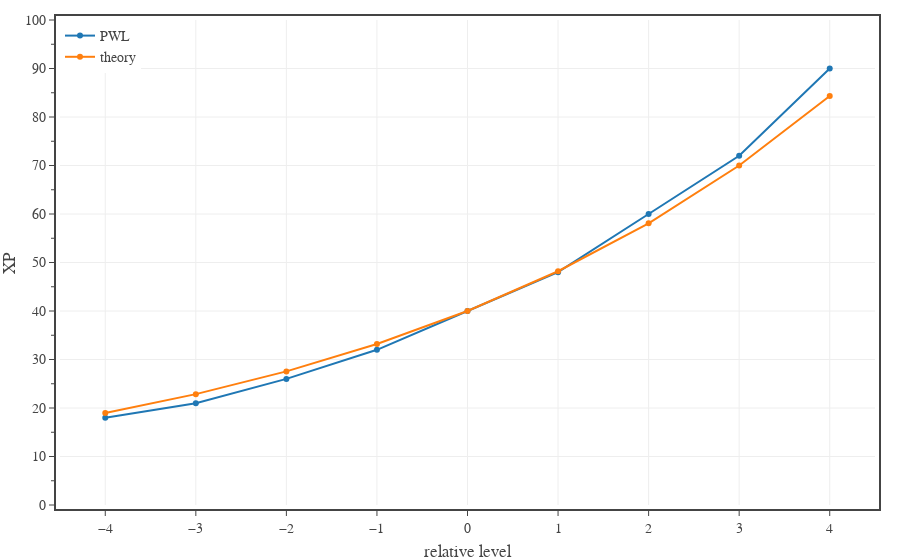

Source (notebook cell):
### Code cell
# plots Pathfinder PWL XP along with theoretical value

x  = np.array([-4,-3,-2,-1, 0, 1, 2, 3, 4])
y  = np.array([18,21,26,32,40,48,60,72,90])
#yf = np.array([10,15,20,30,40,60,80,120,160])*np.power(13/12, -2*x)
yf = 40*np.power(2, 0.5*x)*np.power(13/12, -2*x)

fig = go.Figure(
    layout=go.Layout(
        template=TFB_TEMPLATE,
        margin=dict(l=60, r=25, b=55, t=20, pad=4),
        xaxis=dict(
            title_text='relative level',
            range=[-4.5,4.5],
            tick0=0, dtick=1,
        ),
        yaxis=dict(
            title_text='XP',
            range=[0, 100],
            tick0=0, dtick=10,
            minor=dict(tick0=0, dtick=5),
        ),
        legend=dict(
            xanchor='left', yanchor='top',
            x=0.00, y=1.00,
            orientation='v',
            tracegroupgap=0,
        )
    )
)

fig.add_trace(go.Scatter(
    x=x, 
    y=y,
    mode='markers+lines', 
    name='PWL',
    hovertemplate=
        'level %{x}<br>'+
        'PWL %{y:.0f} XP' + 
        '<extra></extra>'
))

fig.add_trace(go.Scatter(
    x=x,
    y=yf,
    mode='markers+lines',
    name='theory',
    hovertemplate=
        'level %{x}<br>'+
        'theory %{y:.0f} XP' + 
        '<extra></extra>'
))

fig.show(config=TFB_CONFIG)

# save large format figure
if SAVEFIGS:
    file_name = f'./fig-pf-xp-theory-large.html'
    fig_html = fig.to_html(
        include_plotlyjs=False, 
        full_html=False, 
        config=TFB_CONFIG
    )
    fig_soup = BeautifulSoup(fig_html, 'html.parser')
    fig_soup.div['class'] = 'plotly-div-large'
    with open(file_name, 'wb') as fout:
        fout.write(fig_soup.prettify('utf-8'))

# save small format figure
if SAVEFIGS:
    #fig.update_traces(marker=dict(size=4))
    fig.update_layout(font=dict(size=10))
    file_name = f'./fig-pf-xp-theory-small.html'
    fig_html = fig.to_html(
        include_plotlyjs=False, 
        full_html=False, 
        config=TFB_CONFIG
    )
    fig_soup = BeautifulSoup(fig_html, 'html.parser')
    fig_soup.div['class'] = 'plotly-div-small'
    #fig_soup.div['style'] = 'aspect-ratio: 600/550;'
    with open(file_name, 'wb') as fout:
        fout.write(fig_soup.prettify('utf-8'))

### Figure 1 — Plotly figure (JSON) as saved in the notebook; plotly's stock layout.template omitted (floating-point values rounded to 4 significant figures)
{"data": [{"hovertemplate": "level %{x}<br>PWL %{y:.0f} XP<extra></extra>", "mode": "markers+lines", "name": "PWL", "type": "scatter", "x": [-4, -3, -2, -1, 0, 1, 2, 3, 4], "y": [18, 21, 26, 32, 40, 48, 60, 72, 90]}, {"hovertemplate": "level %{x}<br>theory %{y:.0f} XP<extra></extra>", "mode": "markers+lines", "name": "theory", "type": "scatter", "x": [-4, -3, -2, -1, 0, 1, 2, 3, 4], "y": [18.97, 22.86, 27.55, 33.19, 40, 48.2, 58.08, 69.99, 84.34]}], "layout": {"legend": {"orientation": "v", "tracegroupgap": 0, "x": 0, "xanchor": "left", "y": 1, "yanchor": "top"}, "margin": {"b": 55, "l": 60, "pad": 4, "r": 25, "t": 20}, "xaxis": {"dtick": 1, "range": [-4.5, 4.5], "tick0": 0, "title": {"text": "relative level"}}, "yaxis": {"dtick": 10, "minor": {"dtick": 5, "tick0": 0}, "range": [0, 100], "tick0": 0, "title": {"text": "XP"}}}}
